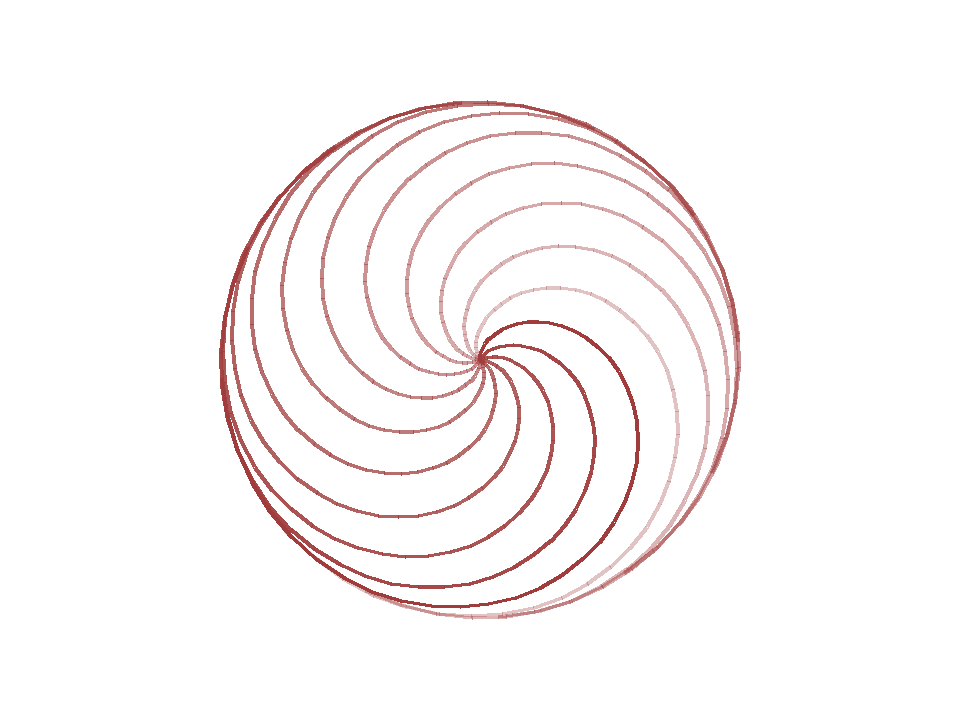

The Python source for this figure:
#!/usr/bin/env python3
"""Symuluje rysunek programu Scratch (ten sam algorytm) i zapisuje PNG."""
import math
import sys
from PIL import Image, ImageDraw

n = int(sys.argv[1]) if len(sys.argv) > 1 else 12
SCALE = 2
W, H = 480 * SCALE, 360 * SCALE

img = Image.new("RGB", (W, H), "white")
draw = ImageDraw.Draw(img, "RGBA")


def to_px(x, y):
    return W / 2 + x * SCALE, H / 2 - y * SCALE


kierunek = 0.0
transparency = 0.0
for i in range(n):
    x, y = 0.0, 0.0
    d = kierunek
    krok = 1.0
    alpha = int(255 * (1 - transparency / 100))
    for _ in range(45):  # ta sama petla co w Scratchu
        nx = x + math.sin(math.radians(d)) * krok
        ny = y + math.cos(math.radians(d)) * krok
        draw.line([to_px(x, y), to_px(nx, ny)],
                  fill=(160, 60, 60, alpha), width=2 * SCALE)
        x, y = nx, ny
        d += 8
        krok += 0.4
    kierunek += 360 / n
    transparency += 75 / n

img.save("scratch/podglad.png")
print("Zapisano scratch/podglad.png")
